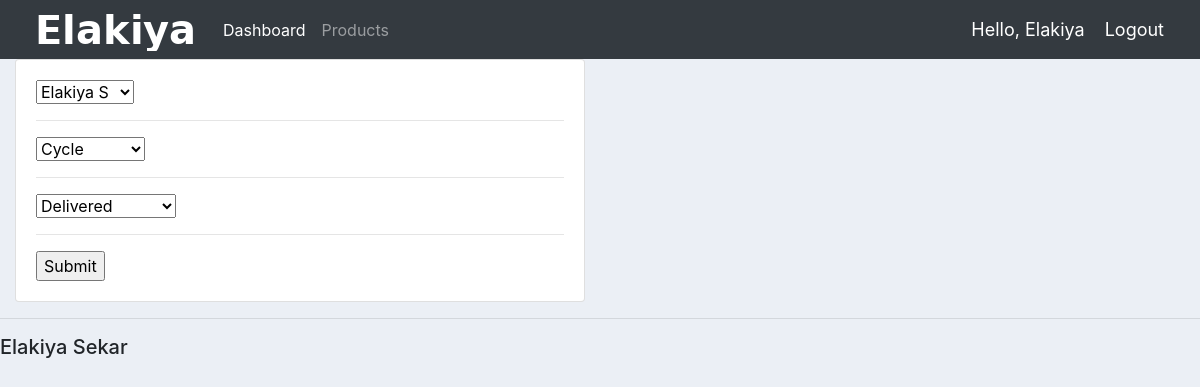
The page /update_order/1/ (signed in) on the database its author committed.
### account/models.py (models this page shows, shortened)
class Order(models.Model):
    STATUS = (
			('Pending', 'Pending'),
			('Out for delivery', 'Out for delivery'),
			('Delivered', 'Delivered'),
			)
    customer=models.ForeignKey(Customer,null=True, on_delete=models.SET_NULL)
    product=models.ForeignKey(Product,null=True,on_delete=models.SET_NULL)
    date_created=models.DateTimeField(auto_now_add=True,null=True)
    status=models.CharField(max_length=200,null=True,choices=STATUS)

### account/decorators.py (the view)
        def wrapper_func(request, *args, **kwargs):
            group = None
            if request.user.groups.exists():
                group = request.user.groups.all()[0].name
            if group in allowed_roles:
                return view_func(request, *args, **kwargs)
            else:
                return HttpResponse('You are not authorized to view this page')

### account/forms.py
class OrderForm(ModelForm):
	class Meta:
		model = Order
		fields = '__all__'

### account/models.py (called while the page is built)
    def __str__(self) -> str:
        return self.name

    def __str__(self) -> str:
        return self.name

### account/views.py (called while the page is built)
@login_required(login_url='login')
@allowed_users(allowed_roles=['admin'])
def updateOrder(request, pk):
	order = Order.objects.get(id=pk)
	form = OrderForm(instance=order)
	if request.method == 'POST':
		form = OrderForm(request.POST, instance=order)
		if form.is_valid():
			form.save()
			return redirect('/')
	context = {'form':form}
	return render(request, 'account/order_form.html', context)

### account/templates/account/order_form.html (shortened to what this page needs)
{%  extends 'account/main.html' %}
{% load static %}
{% block content %}
<div class="row">
	<div class="col-md-6">
		<div class="card card-body">
			<form action="" method="POST">
				{% for field in form %}
					{{field}}
					<hr>
				{% endfor %}
				<input type="submit" name="Submit">
			</form>
		</div>
	</div>
</div>
{% endblock %}

### account/templates/account/navbar.html (shortened to what this page needs)
{% load static %}
<nav class="navbar navbar-expand-lg navbar-dark bg-dark">
 <img src="{% static 'images/logo.png' %}">
  <div class="collapse navbar-collapse" id="navbarNav">
    <ul class="navbar-nav">
      {% if request.user.is_staff %}
      <li class="nav-item active">
        <a class="nav-link" href="{% url 'home' %}">Dashboard</a>
      </li>
      <li class="nav-item">
        <a class="nav-link" href="{% url 'products' %}">Products</a>
      </li>
      {% endif %}
    </ul>
  </div>
  <span class="hello-msg">Hello, {{request.user}}</span>
  <span ><a  class="hello-msg" href="{% url 'logout' %}">Logout</a></span>
</nav>

### static/css/main.css (style rules this page uses)
body { background-color: #ebeff5; }

### account/templates/account/navbar.html (style rules this page uses)
.hello-msg { font-size: 18px; color: #fff; margin-right: 20px; }

### rows shown on the page
Order: form "Elakiya S" "Cycle" "Delivered"

### other values the page prints
{{ request.user }} "Elakiya"
